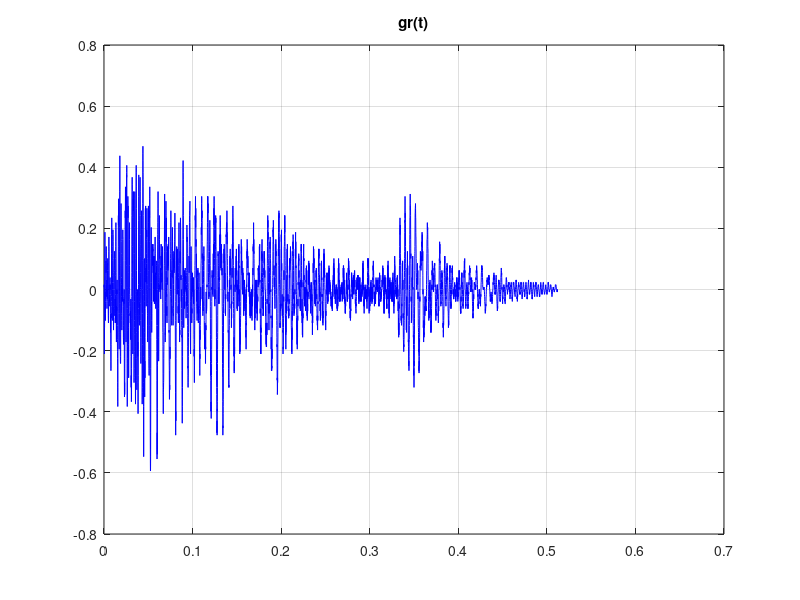
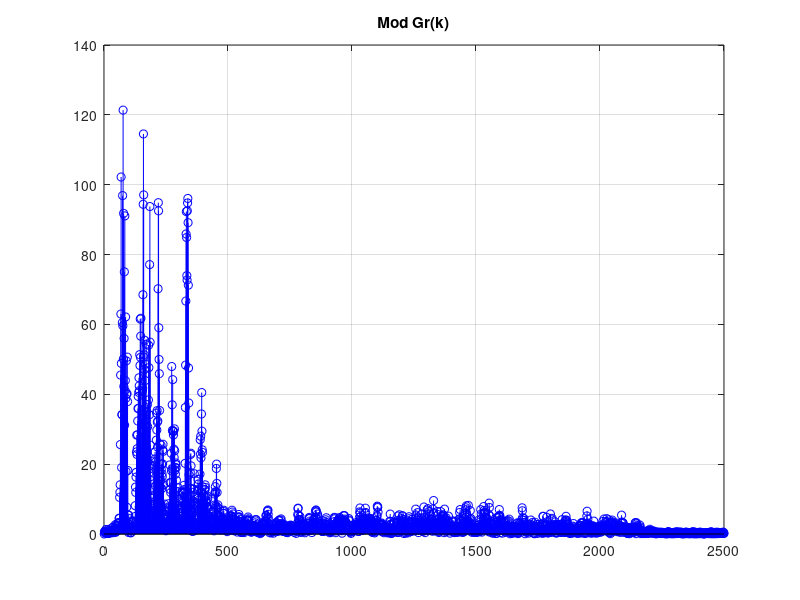
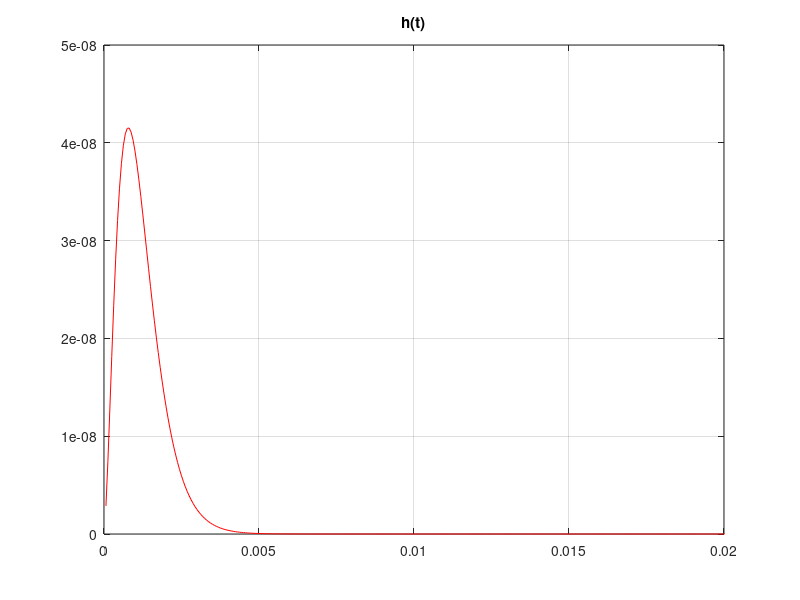
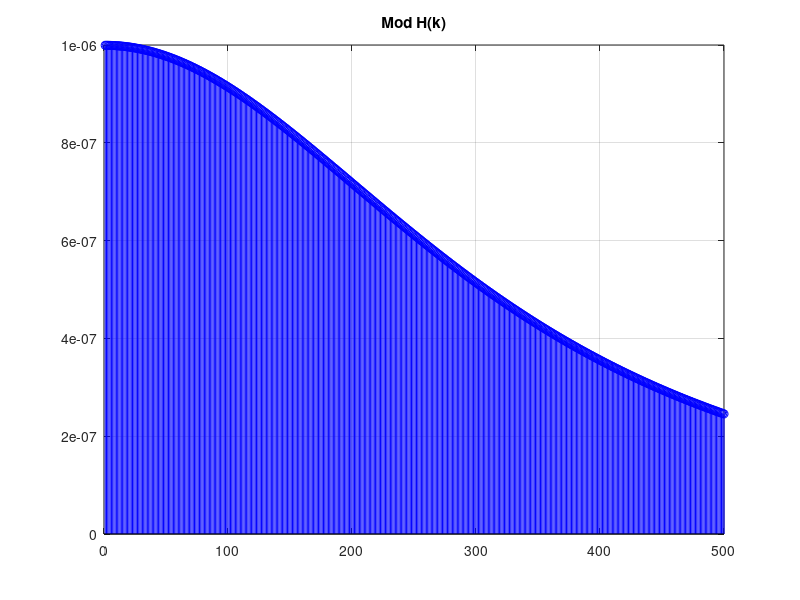

Write MATLAB code to recreate these figures, in order.
function global_2
    clc,clear

    fs = 16000;
    Dt = 1/fs;
    fprintf("Dt = %.8f \n",Dt)

    gr = load("audiovoz05.txt", "-ascii");
    N = length(gr)

    Dw = (2*pi) / (N*Dt)

    t = (1:N)*Dt;

    figure(1)
    plot(t,gr,'b')
    grid on
    title("gr(t)")

    Gr = fft(gr);
    Gr_mod = abs(Gr);

    figure(2)
    stem(Gr_mod(1:2500), 'bo-')
    grid on
    title("Mod Gr(k)")

    p = 200*Dw;

    for j=1:N-1
        h1(j) = exp(-p*t(j));
        h2(j) = t(j)*exp(-p*t(j));
    endfor

    h = Dt * conv(h1,h2);

    figure(3)
    plot(t,h(1:N),'r')
    grid on
    title("h(t)")
    xlim([0 0.02])

    H = fft(h);
    H_mod = abs(H);

    figure(4)
    stem(H_mod(1:500), 'bo-')
    grid on
    title("Mod H(k)")

    # yf(t)
    yf = Dt * conv(h,gr);

    figure(5)
    plot(t,yf(1:N),'r')
    grid on
    title("yf(t)")

    # YF(t)
    YF = fft(yf,N);
    YF_mod = abs(YF);

    figure(6)
    stem(YF_mod(1:2500), 'bo-')
    grid on
    title("Mod YF(k)")







endfunction
